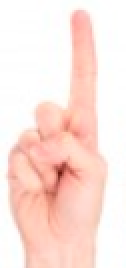
#> input picture 2017_Spring/progress/templates/one.png, 63 x 134 px (shown 2 times larger)
$ python roi_template.py
#> lines starting #> are read from the running program, lines starting #| are printed output that depends on the picture; after the words box and inside, x2 and y2 are one past the last pixel; in counts of white or black regions, pixels touching at a corner belong together
# roi_template.py - set roi then use template matching on roi for object recognition

import cv2
import numpy as np

# load(a handle) video
cap = cv2.VideoCapture(0) # 0 is the first web cam

# read template images
tmpl_one = cv2.imread('templates/one.png',0) # 0 to Loads image in grayscale mode
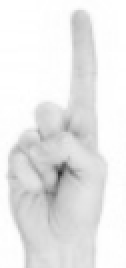
#> tmpl_one: shape (134, 63) (shown 2 times larger); min 48, max 255, mean 233.1

# save the video
fourcc = cv2.VideoWriter_fourcc(*'XVID')
out = cv2.VideoWriter('output.avi', fourcc, 30.0, (640, 480)) #([filename, fourcc, fps, frameSize[, isColor]])

i = 1
while True:
	ret, frame = cap.read() # ret is true or false
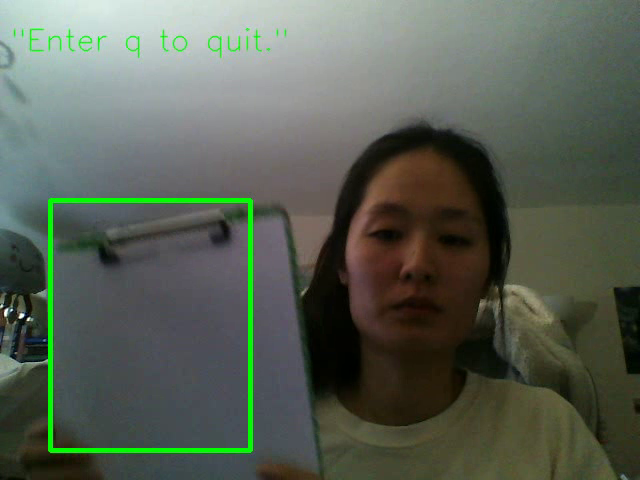
#> input picture frame 26 of 2017_Spring/progress/output.avi, 640 x 480 px, given in place of the camera
#> frame is the input picture: shape (480, 640, 3); mean B, G, R 84.3, 96.1, 88.4

	#gray = cv2.cvtColor(frame, cv2.COLOR_BGR2GRAY)

	# 1. draw a rectangle ROI - Region Of Interest is (50, 200), (250, 450)
	cv2.rectangle(frame, (50, 200), (250, 450), (0, 255, 0), 3)
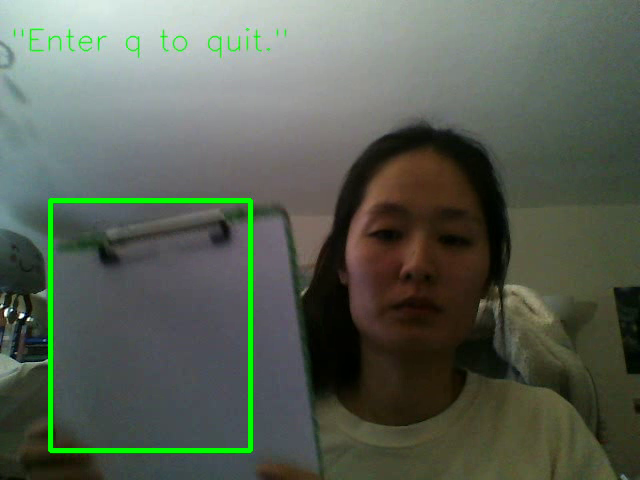
#> frame: shape (480, 640, 3); 1.16% of pixels changed, all inside (x1, y1, x2, y2) = (48, 198, 253, 453)
	roi = frame[200:450, 50:250] # [y points, x points]
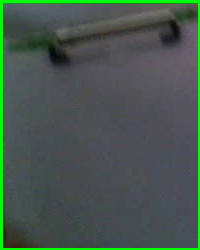
#> roi: shape (250, 200, 3); mean B, G, R 77.6, 87.3, 70.9
	cv2.imwrite('roi.png', roi)
	# target region to search
	roi_gray = cv2.cvtColor(roi, cv2.COLOR_BGR2GRAY)
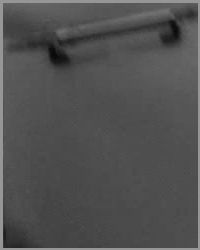
#> roi_gray: shape (250, 200); min 6, max 150, mean 81.3

	# 2. write some text
	font = cv2.FONT_HERSHEY_SIMPLEX
	# putText(where, what, loc, style, size, BGR, thickness, lineType)
	cv2.putText(frame, '"Enter q to quit."', (10, 50), font, 1, (0, 255, 0), 1, cv2.LINE_AA)
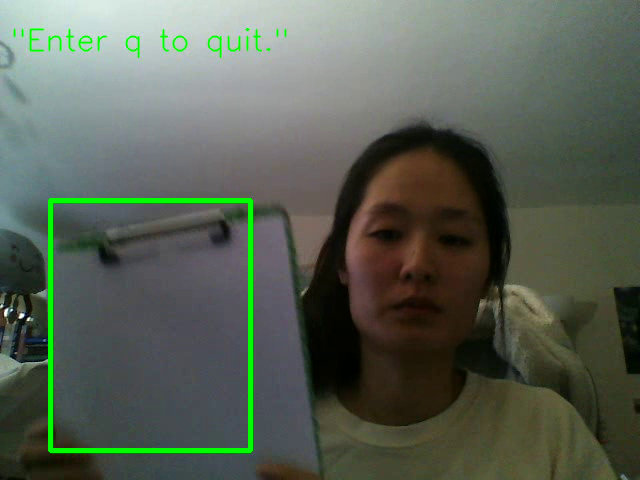
#> frame: shape (480, 640, 3); 0.47% of pixels changed, all inside (x1, y1, x2, y2) = (13, 28, 287, 59)

	### 3. template match ###
	res1 = cv2.matchTemplate(roi_gray, tmpl_one, cv2.TM_CCOEFF_NORMED)
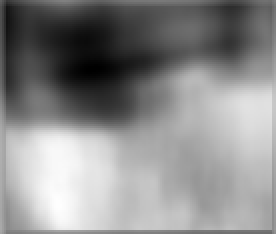
#> res1: shape (117, 138) float32 (shown 2 times larger); min -0.245, max 0.477, mean 0.147; drawn with min black and max white

	# find by adjusting the threshold value
	threshold = 0.66
	loc1 = np.where(res1 >= threshold)
#> loc1 = (empty array, empty array)
	print(loc1)
#| (array([], dtype=int64), array([], dtype=int64))
	for pt in zip(*loc1[::-1]):
		cv2.putText(frame, '"One"', (30, 100), font, 1, (0, 255, 255), 3, cv2.LINE_AA)
		cv2.imwrite('detected_1.png', roi)
#> this loop made 0 passes

	out.write(frame)

	cv2.imshow('frame', frame)
	#cv2.imshow('gray', gray)

	# display the video frame-by-frame for 1 ms
	# & close the frame when 'q' is entered
	if cv2.waitKey(1) & 0xFF == ord('q'):
#> (key q is pressed here)
		break

cap.release()
out.release()
cv2.destroyAllWindows()
